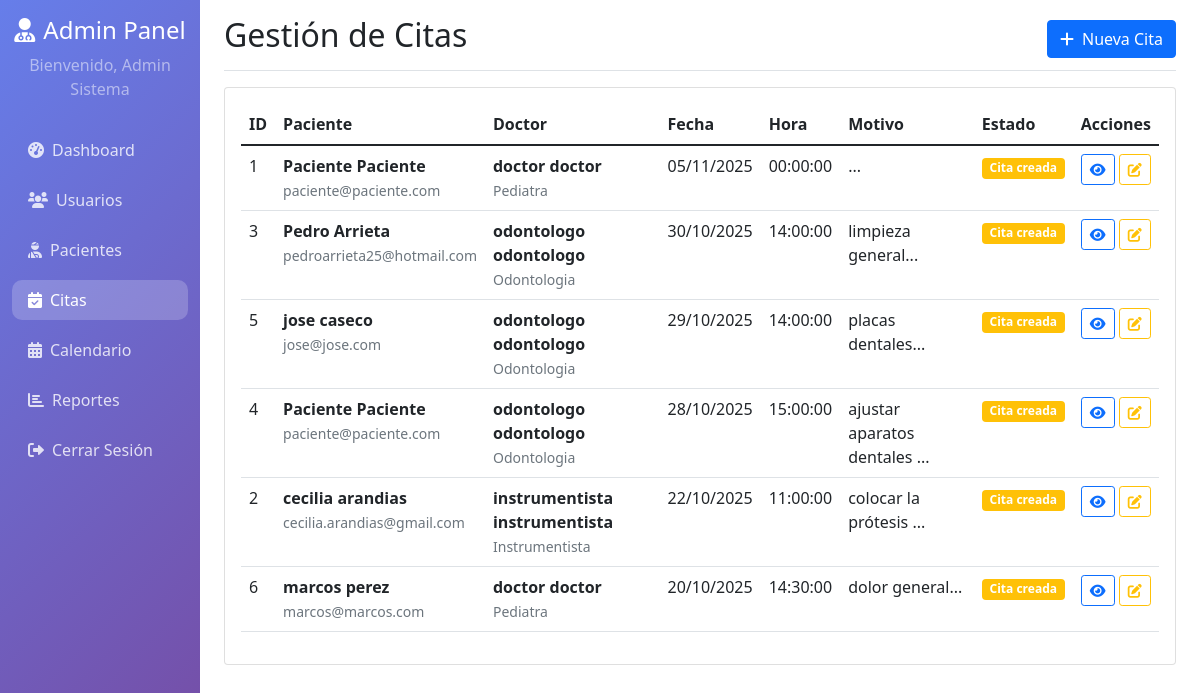
The app's page /admin/citas.php (signed in) with its own data.
### tables this page shows
CREATE TABLE `citas` (
  `id` int(11) NOT NULL,
  `paciente_id` int(11) NOT NULL,
  `doctor_id` int(11) NOT NULL,
  `fecha_cita` date NOT NULL,
  `hora_cita` time NOT NULL,
  `motivo` text DEFAULT NULL,
  `sintomas` text DEFAULT NULL,
  `status` enum('cita_creada','cita_realizada','no_se_presento','cita_cancelada') DEFAULT 'cita_creada',
  `observaciones_doctor` text DEFAULT NULL,
  `resultados` text DEFAULT NULL,
  `fecha_creacion` timestamp NOT NULL DEFAULT current_timestamp(),
  `fecha_actualizacion` timestamp NOT NULL DEFAULT current_timestamp() ON UPDATE current_timestamp()
);

CREATE TABLE `usuarios` (
  `id` int(11) NOT NULL,
  `nombre` varchar(100) NOT NULL,
  `apellido` varchar(100) NOT NULL,
  `email` varchar(150) DEFAULT NULL,
  `identificacion` varchar(20) DEFAULT NULL,
  `telefono` varchar(20) DEFAULT NULL,
  `password` varchar(255) NOT NULL,
  `tipo_usuario` enum('administrador','doctor','paciente') NOT NULL,
  `especialidad` varchar(100) DEFAULT NULL,
  `fecha_registro` timestamp NOT NULL DEFAULT current_timestamp(),
  `activo` tinyint(1) DEFAULT 1
);

### classes/Appointment.php (called while the page is built, shortened)
<?php
class Appointment {
    private $conn;
    private $table_name = "citas";
    public function __construct($db) {
        $this->conn = $db;
    }
    public function obtenerTodas() {
        $query = "SELECT c.id, c.fecha_cita, c.hora_cita, c.motivo, c.sintomas, c.status,
                         c.observaciones_doctor, c.resultados, c.fecha_creacion,
                         p.nombre as paciente_nombre, p.apellido as paciente_apellido, p.email as paciente_email,
                         d.nombre as doctor_nombre, d.apellido as doctor_apellido, d.especialidad
                  FROM " . $this->table_name . " c
                  LEFT JOIN usuarios p ON c.paciente_id = p.id
                  LEFT JOIN usuarios d ON c.doctor_id = d.id
                  ORDER BY c.fecha_cita DESC, c.hora_cita DESC";
        $stmt = $this->conn->prepare($query);
        $stmt->execute();
        return $stmt;
    }
}
?>

### admin/citas.php (the view, shortened to what this page needs)
<?php
require_once __DIR__ . '/../classes/Appointment.php';
$database = new Database();
$db = $database->getConnection();
$appointment = new Appointment($db);
$stmt = $appointment->obtenerTodas();
?>
<!DOCTYPE html>
<html lang="es">
<head>
    <link href="https://cdn.jsdelivr.net/npm/bootstrap@5.1.3/dist/css/bootstrap.min.css" rel="stylesheet">
    <link href="https://cdnjs.cloudflare.com/ajax/libs/font-awesome/6.0.0/css/all.min.css" rel="stylesheet">
    <link href="https://cdn.jsdelivr.net/npm/select2@4.1.0-rc.0/dist/css/select2.min.css" rel="stylesheet" />
    <link href="https://cdn.jsdelivr.net/npm/select2-bootstrap-5-theme@1.3.0/dist/select2-bootstrap-5-theme.min.css" rel="stylesheet" />
</head>
<body>
    <div class="container-fluid">
        <div class="row">
            <nav class="col-md-3 col-lg-2 d-md-block sidebar collapse">
                <div class="position-sticky pt-3">
                    <div class="text-center mb-4">
                        <h4 class="text-white"><i class="fas fa-user-md me-2"></i>Admin Panel</h4>
                        <p class="text-white-50">Bienvenido, <?php echo $_SESSION['user_name']; ?></p>
                    </div>
                    <ul class="nav flex-column">
                        <li class="nav-item">
                            <a class="nav-link" href="dashboard.php">
                                <i class="fas fa-tachometer-alt me-2"></i>Dashboard
                            </a>
                        </li>
                        <li class="nav-item">
                            <a class="nav-link" href="usuarios.php">
                                <i class="fas fa-users me-2"></i>Usuarios
                            </a>
                        </li>
                        <li class="nav-item">
                            <a class="nav-link" href="pacientes.php">
                                <i class="fas fa-user-injured me-2"></i>Pacientes
                            </a>
                        </li>
                        <li class="nav-item">
                            <a class="nav-link active" href="citas.php">
                                <i class="fas fa-calendar-check me-2"></i>Citas
                            </a>
                        </li>
                        <li class="nav-item">
                            <a class="nav-link" href="calendario.php">
                                <i class="fas fa-calendar-alt me-2"></i>Calendario
                            </a>
                        </li>
                        <li class="nav-item">
                            <a class="nav-link" href="reportes.php">
                                <i class="fas fa-chart-bar me-2"></i>Reportes
                            </a>
                        </li>
                        <li class="nav-item">
                            <a class="nav-link" href="../logout.php">
                                <i class="fas fa-sign-out-alt me-2"></i>Cerrar Sesión
                            </a>
                        </li>
                    </ul>
                </div>
            </nav>
            <main class="col-md-9 ms-sm-auto col-lg-10 px-md-4">
                <div class="d-flex justify-content-between flex-wrap flex-md-nowrap align-items-center pt-3 pb-2 mb-3 border-bottom">
                    <h1 class="h2">Gestión de Citas</h1>
                    <button class="btn btn-primary" data-bs-toggle="modal" data-bs-target="#createAppointmentModal">
                        <i class="fas fa-plus me-2"></i>Nueva Cita
                    </button>
                </div>
                <div class="card">
                    <div class="card-body">
                        <div class="table-responsive">
                            <table class="table table-hover">
                                <thead>
                                    <tr>
                                        <th>ID</th>
                                        <th>Paciente</th>
                                        <th>Doctor</th>
                                        <th>Fecha</th>
                                        <th>Hora</th>
                                        <th>Motivo</th>
                                        <th>Estado</th>
                                        <th>Acciones</th>
                                    </tr>
                                </thead>
                                <tbody>
                                    <?php while($row = $stmt->fetch(PDO::FETCH_ASSOC)): ?>
                                    <tr>
                                        <td><?php echo $row['id']; ?></td>
                                        <td>
                                            <strong><?php echo $row['paciente_nombre'] . ' ' . $row['paciente_apellido']; ?></strong>
                                            <br><small class="text-muted"><?php echo $row['paciente_email']; ?></small>
                                        </td>
                                        <td>
                                            <strong><?php echo $row['doctor_nombre'] . ' ' . $row['doctor_apellido']; ?></strong>
                                            <br><small class="text-muted"><?php echo $row['especialidad']; ?></small>
                                        </td>
                                        <td><?php echo date('d/m/Y', strtotime($row['fecha_cita'])); ?></td>
                                        <td><?php echo $row['hora_cita']; ?></td>
                                        <td><?php echo substr($row['motivo'], 0, 50) . '...'; ?></td>
                                        <td>
                                            <?php
                                            $status_class = '';
                                            switch($row['status']) {
                                                case 'cita_creada': $status_class = 'bg-warning'; break;
                                            }
                                            ?>
                                            <span class="badge <?php echo $status_class; ?>">
                                                <?php echo ucfirst(str_replace('_', ' ', $row['status'])); ?>
                                            </span>
                                        </td>
                                        <td>
                                            <button class="btn btn-sm btn-outline-primary" onclick="viewAppointment(<?php echo $row['id']; ?>)">
                                                <i class="fas fa-eye"></i>
                                            </button>
                                            <button class="btn btn-sm btn-outline-warning" onclick="updateStatus(<?php echo $row['id']; ?>, '<?php echo $row['status']; ?>')">
                                                <i class="fas fa-edit"></i>
                                            </button>
                                        </td>
                                    </tr>
                                    <?php endwhile; ?>
                                </tbody>
                            </table>
                        </div>
                    </div>
                </div>
            </main>
        </div>
    </div>
</body>
</html>

### admin/citas.php (style rules this page uses)
.sidebar { min-height: 100vh; background: linear-gradient(135deg, #667eea 0%, #764ba2 100%); }
.sidebar .nav-link { color: rgba(255,255,255,0.8); border-radius: 10px; margin: 5px 0; }
.sidebar .nav-link:hover, .sidebar .nav-link.active { color: white; background: rgba(255,255,255,0.2); }

### records on screen
citas: id "1", paciente.nombre "Paciente", paciente.apellido "Paciente", paciente.email "paciente@paciente.com", doctor.nombre "doctor", doctor.apellido "doctor", doctor.especialidad "Pediatra", fecha_cita "05/11/2025", hora_cita "00:00:00", status "Cita creada"
citas: id "3", paciente.nombre "Pedro", paciente.apellido "Arrieta", paciente.email "pedroarrieta25@hotmail.com", doctor.nombre "odontologo", doctor.apellido "odontologo", doctor.especialidad "Odontologia", fecha_cita "30/10/2025", hora_cita "14:00:00", motivo "limpieza general", status "Cita creada"
citas: id "5", paciente.nombre "jose", paciente.apellido "caseco", paciente.email "jose@jose.com", doctor.nombre "odontologo", doctor.apellido "odontologo", doctor.especialidad "Odontologia", fecha_cita "29/10/2025", hora_cita "14:00:00", motivo "placas dentales", status "Cita creada"
citas: id "4", paciente.nombre "Paciente", paciente.apellido "Paciente", paciente.email "paciente@paciente.com", doctor.nombre "odontologo", doctor.apellido "odontologo", doctor.especialidad "Odontologia", fecha_cita "28/10/2025", hora_cita "15:00:00", motivo "ajustar aparatos dentales", status "Cita creada"
citas: id "2", paciente.nombre "cecilia", paciente.apellido "arandias", paciente.email "cecilia.arandias@gmail.com", doctor.nombre "instrumentista", doctor.apellido "instrumentista", doctor.especialidad "Instrumentista", fecha_cita "22/10/2025", hora_cita "11:00:00", motivo "colocar la prótesis", status "Cita creada"
citas: id "6", paciente.nombre "marcos", paciente.apellido "perez", paciente.email "marcos@marcos.com", doctor.nombre "doctor", doctor.apellido "doctor", doctor.especialidad "Pediatra", fecha_cita "20/10/2025", hora_cita "14:30:00", motivo "dolor general", status "Cita creada"

### other values on screen
$_SESSION['user_name'] "Admin Sistema"
